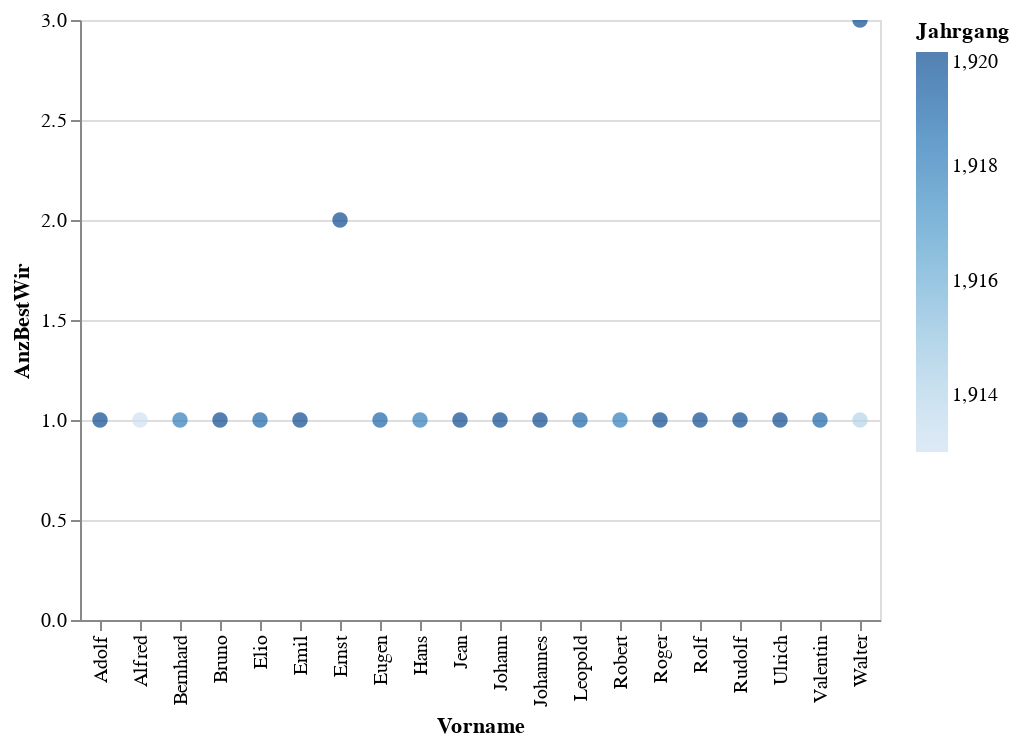

The cell this chart's notebook holds for it:
### Code cell
alt.Chart(myGraphic).mark_circle(size=60).encode(
    x='Vorname',
    y='AnzBestWir',
    color='Jahrgang',
    tooltip=['Jahrgang','Vorname','AnzBestWir']
).interactive() # this makes the axes interactive: now you can zoom & pan

### Figure 1 — Vega-Lite specification as saved in the notebook (floating-point values rounded to 4 significant figures)
{"config": {"view": {"continuousWidth": 400, "continuousHeight": 300}}, "data": {"name": "data-a869498163219ec6db81dbaa04ae90b3"}, "mark": {"type": "circle", "size": 60}, "encoding": {"color": {"type": "quantitative", "field": "Jahrgang"}, "tooltip": [{"type": "quantitative", "field": "Jahrgang"}, {"type": "nominal", "field": "Vorname"}, {"type": "quantitative", "field": "AnzBestWir"}], "x": {"type": "nominal", "field": "Vorname"}, "y": {"type": "quantitative", "field": "AnzBestWir"}}, "selection": {"selector041": {"type": "interval", "bind": "scales", "encodings": ["x", "y"]}}, "$schema": "https://vega.github.io/schema/vega-lite/v4.8.1.json", "datasets": {"data-a869498163219ec6db81dbaa04ae90b3": [{"Jahrgang": 1920, "Vorname": "Adolf", "SexLang": "männlich", "AnzBestWir": 1}, {"Jahrgang": 1920, "Vorname": "Bruno", "SexLang": "männlich", "AnzBestWir": 1}, {"Jahrgang": 1920, "Vorname": "Emil", "SexLang": "männlich", "AnzBestWir": 1}, {"Jahrgang": 1920, "Vorname": "Ernst", "SexLang": "männlich", "AnzBestWir": 2}, {"Jahrgang": 1920, "Vorname": "Jean", "SexLang": "männlich", "AnzBestWir": 1}, {"Jahrgang": 1920, "Vorname": "Johann", "SexLang": "männlich", "AnzBestWir": 1}, {"Jahrgang": 1920, "Vorname": "Johannes", "SexLang": "männlich", "AnzBestWir": 1}, {"Jahrgang": 1920, "Vorname": "Roger", "SexLang": "männlich", "AnzBestWir": 1}, {"Jahrgang": 1920, "Vorname": "Rolf", "SexLang": "männlich", "AnzBestWir": 1}, {"Jahrgang": 1920, "Vorname": "Rudolf", "SexLang": "männlich", "AnzBestWir": 1}, {"Jahrgang": 1920, "Vorname": "Ulrich", "SexLang": "männlich", "AnzBestWir": 1}, {"Jahrgang": 1920, "Vorname": "Walter", "SexLang": "männlich", "AnzBestWir": 3}, {"Jahrgang": 1919, "Vorname": "Elio", "SexLang": "männlich", "AnzBestWir": 1}, {"Jahrgang": 1919, "Vorname": "Eugen", "SexLang": "männlich", "AnzBestWir": 1}, {"Jahrgang": 1919, "Vorname": "Leopold", "SexLang": "männlich", "AnzBestWir": 1}, {"Jahrgang": 1919, "Vorname": "Valentin", "SexLang": "männlich", "AnzBestWir": 1}, {"Jahrgang": 1918, "Vorname": "Bernhard", "SexLang": "männlich", "AnzBestWir": 1}, {"Jahrgang": 1918, "Vorname": "Hans", "SexLang": "männlich", "AnzBestWir": 1}, {"Jahrgang": 1918, "Vorname": "Robert", "SexLang": "männlich", "AnzBestWir": 1}, {"Jahrgang": 1914, "Vorname": "Walter", "SexLang": "männlich", "AnzBestWir": 1}, {"Jahrgang": 1913, "Vorname": "Alfred", "SexLang": "männlich", "AnzBestWir": 1}]}}
